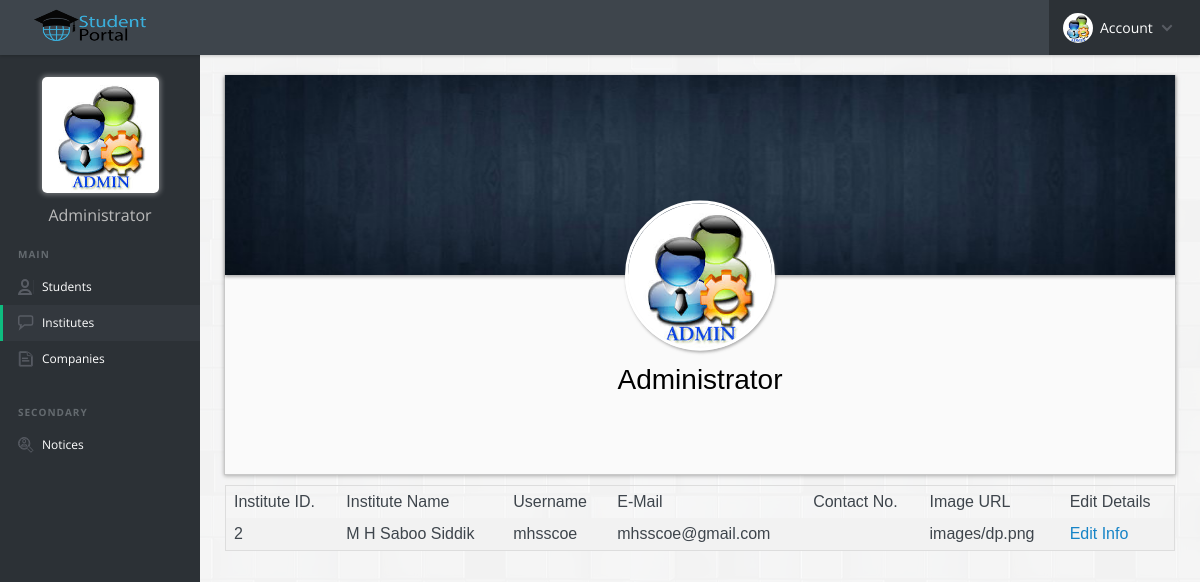
Page /admininstitute.php on the committed database.
### tables this page shows
CREATE TABLE `user` (
  `id` int(11) NOT NULL,
  `name` varchar(100) NOT NULL,
  `user_name` varchar(20) NOT NULL,
  `email_id` text NOT NULL,
  `password` varchar(32) NOT NULL,
  `contact_no` varchar(15) NOT NULL,
  `user_type` enum('student','institute','company') NOT NULL,
  `img_url` varchar(255) NOT NULL DEFAULT 'images/dp.png'
);

### admininstitute.php (the view, shortened to what this page needs)
<?php
  include 'config.php';
?>
<!DOCTYPE html>
<html lang="en">
<head>
  <link rel="stylesheet" href="css/reset.css">
  <link rel="stylesheet" href="css/style.css">
  <link rel="stylesheet" href="css/media.css">
  <link rel="stylesheet" href="css/profile.css">
</head>
<body>
  <header class="cd-main-header">
    <a href="admin.php" class="cd-logo"><img src="images/logo.png" alt="Logo"></a>
    <nav class="cd-nav">
      <ul class="cd-top-nav">
        <li class="has-children account">
          <a href="#">
            <img src="images/avatar-01.jpg">
            Account
          </a>
        </li>
      </ul>
    </nav>
  </header>
  <main class="cd-main-content">
    <nav class="cd-side-nav">
      <ul>
        <li class="nav-dp"><a class="dp"><img src="images/avatar-01.jpg"></a></li>
        <li class="nav-name"><h1>Administrator</h1></li>
        <li class="cd-label">Main</li>
        <li class="profile">
          <a href="admin.php">Students</a>
        </li>
        <li class="messages active">
          <a href="admininstitute.php">Institutes</span></a>
        </li>
        <li class="has-children documents">
          <a href="admincompany.php">Companies</a>
        </li>
      </ul>
      <ul>
        <li class="cd-label">Secondary</li>
        <li class="jobs">
          <a href="notices.php">Notices</a>
        </li>
      </ul>
        <br><br>
        <center>
        <iframe width="120px" height="60px" scrolling="no" src="clock.html"></iframe>
        </center>
    </nav>
    <div class="content-wrapper">
      <div class="profile-container">
        <div class="info-box">
          <img id="pro-timeline" src="images/pro-timeline.jpg"></img>
          <div class="pro-title">
                  <center><img class="profile-image" src="images/avatar-01.jpg">
                   <p id="pro-name">Administrator</p></center>
                </div>
              <div class="pro-education student">
                <div style="overflow-x:auto;">
  <table>
    <tr>
      <th>Institute ID.</th>
      <th>Institute Name</th>
      <th>Username</th>
      <th>E-Mail</th>
      <th>Contact No.</th>
      <th>Image URL</th>
      <th>Edit Details</th>
    </tr>
    <?php
      $query=mysqli_query($connection,"SELECT * FROM user WHERE user_type='institute'");
      while($row=mysqli_fetch_array($query))
      {
    ?>
    <tr>
      <td><?php echo $row['id']; ?></td>
      <td><?php echo $row['name']; ?></td>
      <td><?php echo $row['user_name']; ?></td>
      <td><?php echo $row['email_id']; ?></td>
      <td><?php echo $row['contact_no']; ?></td>
      <td><?php echo $row['img_url']; ?></td>
      <td><a href="adminsetting.php?user=<?php echo $row['id'];?>">Edit Info</a></td>
    </tr>
    <?php
  }
    ?>
  </table>
</div>
    </div>
    </div>
  </main>
</body>
</html>

### css/profile.css (style rules this page uses)
.profile-container { display: block; font-family: helvetica; width: 100%; }
.profile-container > div { border:1px solid rgba(0,0,0,0.2); border-top:none; box-shadow: 0px 1px 4px rgba(0,0,0,0.3); background-color: rgb(250,250,250); margin:20px auto; }
.profile-image { height: 150px; width: 150px; border-radius: 50%; margin:0.5%; border:3px solid white; box-shadow: 1px 2px 3px rgba(100,100,100,0.5); }
div.info-box { max-height: 400px; }
img#pro-timeline { width: 100%; max-height: 200px; box-shadow: 0px 2px 3px rgba(0,0,0,0.3); }
div.pro-title { position: relative; transform: translateY(-40%); }
p#pro-name { color: black; font-size: 28px; font-family: helvetica; padding: 8px; }

### admininstitute.php (style rules this page uses)
table { border-collapse: collapse; border-spacing: 0; width: 100%; border: 1px solid #ddd; }
th, td { text-align: left; padding: 8px; }
tr:nth-child(even) { background-color: #f2f2f2 }

### rows in the picture
user: id "2", name "M H Saboo Siddik", user_name "mhsscoe", email "mhsscoe@gmail.com", img_url "images/dp.png"
